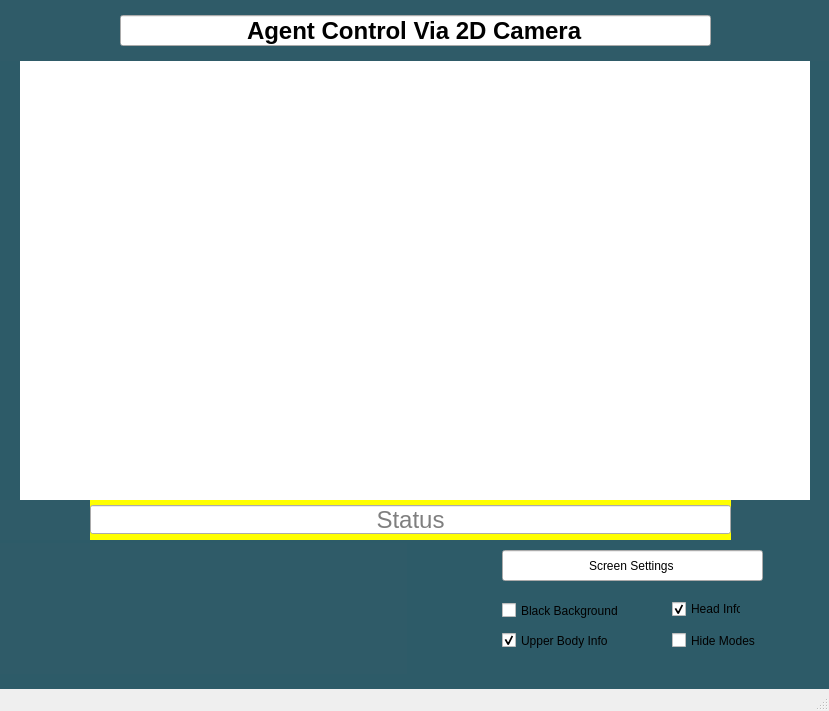
<?xml version="1.0" encoding="UTF-8"?>
<ui version="4.0">
 <class>HumonoidRobotControl</class>
 <widget class="QMainWindow" name="HumonoidRobotControl">
  <property name="geometry">
   <rect>
    <x>0</x>
    <y>0</y>
    <width>829</width>
    <height>711</height>
   </rect>
  </property>
  <property name="windowTitle">
   <string>MainWindow</string>
  </property>
  <widget class="QWidget" name="centralwidget">
   <property name="styleSheet">
    <string notr="true">#DownSide{
 background-color: rgb(45, 91, 104);
}
#UpUp{
 background-color:rgb(47, 91, 104);
}

#UpSide{
 background-color: rgb(255, 255, 255);
}
#MiddleLeft{
 background-color: rgb(45, 91, 104);
}
#MiddleRight{
 background-color: rgb(45, 91, 104);
}

#Status{
 background-color: rgb(255, 255, 0);
}
#MiddleDown{
	background-color: rgb(47, 91, 104);
}</string>
   </property>
   <widget class="QWidget" name="UpSide" native="true">
    <property name="geometry">
     <rect>
      <x>0</x>
      <y>-10</y>
      <width>831</width>
      <height>551</height>
     </rect>
    </property>
    <widget class="QWidget" name="UpMiddle" native="true">
     <property name="geometry">
      <rect>
       <x>0</x>
       <y>50</y>
       <width>831</width>
       <height>501</height>
      </rect>
     </property>
     <widget class="QWidget" name="MiddleLeft" native="true">
      <property name="geometry">
       <rect>
        <x>0</x>
        <y>0</y>
        <width>20</width>
        <height>501</height>
       </rect>
      </property>
     </widget>
     <widget class="QWidget" name="Middle" native="true">
      <property name="geometry">
       <rect>
        <x>20</x>
        <y>20</y>
        <width>791</width>
        <height>441</height>
       </rect>
      </property>
      <widget class="QLabel" name="FeedLabel">
       <property name="geometry">
        <rect>
         <x>0</x>
         <y>0</y>
         <width>791</width>
         <height>441</height>
        </rect>
       </property>
       <property name="text">
        <string/>
       </property>
      </widget>
     </widget>
     <widget class="QWidget" name="MiddleRight" native="true">
      <property name="geometry">
       <rect>
        <x>810</x>
        <y>0</y>
        <width>20</width>
        <height>501</height>
       </rect>
      </property>
     </widget>
     <widget class="QWidget" name="MiddleDown" native="true">
      <property name="geometry">
       <rect>
        <x>0</x>
        <y>460</y>
        <width>827</width>
        <height>41</height>
       </rect>
      </property>
      <widget class="QWidget" name="Status" native="true">
       <property name="geometry">
        <rect>
         <x>90</x>
         <y>0</y>
         <width>641</width>
         <height>41</height>
        </rect>
       </property>
       <widget class="QLineEdit" name="statusText">
        <property name="geometry">
         <rect>
          <x>0</x>
          <y>5</y>
          <width>641</width>
          <height>29</height>
         </rect>
        </property>
        <property name="font">
         <font>
          <pointsize>18</pointsize>
         </font>
        </property>
        <property name="alignment">
         <set>Qt::AlignCenter</set>
        </property>
        <property name="readOnly">
         <bool>true</bool>
        </property>
        <property name="placeholderText">
         <string>Status</string>
        </property>
       </widget>
      </widget>
     </widget>
    </widget>
    <widget class="QWidget" name="UpUp" native="true">
     <property name="geometry">
      <rect>
       <x>0</x>
       <y>10</y>
       <width>831</width>
       <height>61</height>
      </rect>
     </property>
     <widget class="QLineEdit" name="Title">
      <property name="geometry">
       <rect>
        <x>120</x>
        <y>15</y>
        <width>591</width>
        <height>31</height>
       </rect>
      </property>
      <property name="sizePolicy">
       <sizepolicy hsizetype="Fixed" vsizetype="Fixed">
        <horstretch>0</horstretch>
        <verstretch>0</verstretch>
       </sizepolicy>
      </property>
      <property name="font">
       <font>
        <family>Arial</family>
        <pointsize>18</pointsize>
        <weight>75</weight>
        <bold>true</bold>
       </font>
      </property>
      <property name="autoFillBackground">
       <bool>false</bool>
      </property>
      <property name="text">
       <string>Agent Control Via 2D Camera</string>
      </property>
      <property name="alignment">
       <set>Qt::AlignCenter</set>
      </property>
      <property name="readOnly">
       <bool>true</bool>
      </property>
     </widget>
    </widget>
   </widget>
   <widget class="QWidget" name="DownSide" native="true">
    <property name="geometry">
     <rect>
      <x>0</x>
      <y>540</y>
      <width>831</width>
      <height>171</height>
     </rect>
    </property>
    <layout class="QHBoxLayout" name="horizontalLayout">
     <item>
      <widget class="QWidget" name="MODE" native="true">
       <widget class="QLineEdit" name="MODE_2">
        <property name="geometry">
         <rect>
          <x>30</x>
          <y>10</y>
          <width>261</width>
          <height>31</height>
         </rect>
        </property>
        <property name="autoFillBackground">
         <bool>false</bool>
        </property>
        <property name="text">
         <string>MODE</string>
        </property>
        <property name="alignment">
         <set>Qt::AlignCenter</set>
        </property>
        <property name="readOnly">
         <bool>true</bool>
        </property>
       </widget>
       <widget class="QRadioButton" name="buttonCONTRASTING">
        <property name="geometry">
         <rect>
          <x>30</x>
          <y>50</y>
          <width>161</width>
          <height>21</height>
         </rect>
        </property>
        <property name="text">
         <string>CONTRASTING</string>
        </property>
        <property name="checked">
         <bool>false</bool>
        </property>
        <attribute name="buttonGroup">
         <string notr="true">modeGroup</string>
        </attribute>
       </widget>
       <widget class="QRadioButton" name="buttonMIRRORING">
        <property name="geometry">
         <rect>
          <x>210</x>
          <y>80</y>
          <width>151</width>
          <height>21</height>
         </rect>
        </property>
        <property name="text">
         <string>MIRRORING</string>
        </property>
        <property name="checked">
         <bool>true</bool>
        </property>
        <attribute name="buttonGroup">
         <string notr="true">modeGroup</string>
        </attribute>
       </widget>
       <widget class="QRadioButton" name="buttonAMPLIFYING">
        <property name="geometry">
         <rect>
          <x>30</x>
          <y>80</y>
          <width>161</width>
          <height>21</height>
         </rect>
        </property>
        <property name="text">
         <string>AMPLIFYING</string>
        </property>
        <property name="checked">
         <bool>false</bool>
        </property>
        <attribute name="buttonGroup">
         <string notr="true">modeGroup</string>
        </attribute>
       </widget>
       <widget class="QRadioButton" name="buttonRMIRRORING">
        <property name="geometry">
         <rect>
          <x>210</x>
          <y>50</y>
          <width>161</width>
          <height>21</height>
         </rect>
        </property>
        <property name="text">
         <string>REVERSED MIRRORING</string>
        </property>
        <property name="checked">
         <bool>false</bool>
        </property>
        <attribute name="buttonGroup">
         <string notr="true">modeGroup</string>
        </attribute>
       </widget>
       <widget class="QWidget" name="ScreenSettings" native="true">
        <property name="geometry">
         <rect>
          <x>382</x>
          <y>10</y>
          <width>431</width>
          <height>113</height>
         </rect>
        </property>
        <widget class="QLineEdit" name="ScreenSettingsText">
         <property name="geometry">
          <rect>
           <x>120</x>
           <y>0</y>
           <width>261</width>
           <height>31</height>
          </rect>
         </property>
         <property name="text">
          <string>Screen Settings</string>
         </property>
         <property name="alignment">
          <set>Qt::AlignCenter</set>
         </property>
         <property name="readOnly">
          <bool>true</bool>
         </property>
        </widget>
        <widget class="QCheckBox" name="BlackBackground">
         <property name="geometry">
          <rect>
           <x>120</x>
           <y>50</y>
           <width>131</width>
           <height>21</height>
          </rect>
         </property>
         <property name="text">
          <string>Black Background</string>
         </property>
         <property name="checked">
          <bool>false</bool>
         </property>
        </widget>
        <widget class="QCheckBox" name="HeadInfo">
         <property name="geometry">
          <rect>
           <x>290</x>
           <y>50</y>
           <width>69</width>
           <height>18</height>
          </rect>
         </property>
         <property name="text">
          <string>Head Info</string>
         </property>
         <property name="checked">
          <bool>true</bool>
         </property>
        </widget>
        <widget class="QCheckBox" name="HideModes">
         <property name="enabled">
          <bool>true</bool>
         </property>
         <property name="geometry">
          <rect>
           <x>290</x>
           <y>80</y>
           <width>121</width>
           <height>21</height>
          </rect>
         </property>
         <property name="text">
          <string>Hide Modes</string>
         </property>
         <property name="checked">
          <bool>false</bool>
         </property>
        </widget>
        <widget class="QCheckBox" name="UpperBodyInfo">
         <property name="geometry">
          <rect>
           <x>120</x>
           <y>80</y>
           <width>131</width>
           <height>21</height>
          </rect>
         </property>
         <property name="text">
          <string>Upper Body Info</string>
         </property>
         <property name="checked">
          <bool>true</bool>
         </property>
        </widget>
       </widget>
       <widget class="QSlider" name="sliderStrength">
        <property name="enabled">
         <bool>false</bool>
        </property>
        <property name="geometry">
         <rect>
          <x>30</x>
          <y>110</y>
          <width>111</width>
          <height>16</height>
         </rect>
        </property>
        <property name="minimum">
         <number>1</number>
        </property>
        <property name="maximum">
         <number>10</number>
        </property>
        <property name="value">
         <number>5</number>
        </property>
        <property name="orientation">
         <enum>Qt::Horizontal</enum>
        </property>
       </widget>
       <widget class="QLabel" name="labelStrengthValue">
        <property name="geometry">
         <rect>
          <x>150</x>
          <y>110</y>
          <width>30</width>
          <height>20</height>
         </rect>
        </property>
        <property name="text">
         <string>VALUE</string>
        </property>
       </widget>
       <widget class="QRadioButton" name="buttonAUTOMATIC">
        <property name="geometry">
         <rect>
          <x>210</x>
          <y>110</y>
          <width>80</width>
          <height>18</height>
         </rect>
        </property>
        <property name="text">
         <string>AUTO</string>
        </property>
        <attribute name="buttonGroup">
         <string notr="true">modeGroup</string>
        </attribute>
       </widget>
       <widget class="QLabel" name="overlay">
        <property name="enabled">
         <bool>true</bool>
        </property>
        <property name="geometry">
         <rect>
          <x>-4</x>
          <y>3</y>
          <width>411</width>
          <height>131</height>
         </rect>
        </property>
        <property name="styleSheet">
         <string notr="true">background-color: rgb(47, 91, 104);</string>
        </property>
        <property name="text">
         <string/>
        </property>
       </widget>
      </widget>
     </item>
    </layout>
   </widget>
  </widget>
  <widget class="QStatusBar" name="statusBar"/>
 </widget>
 <resources/>
 <connections/>
 <buttongroups>
  <buttongroup name="modeGroup"/>
 </buttongroups>
</ui>
